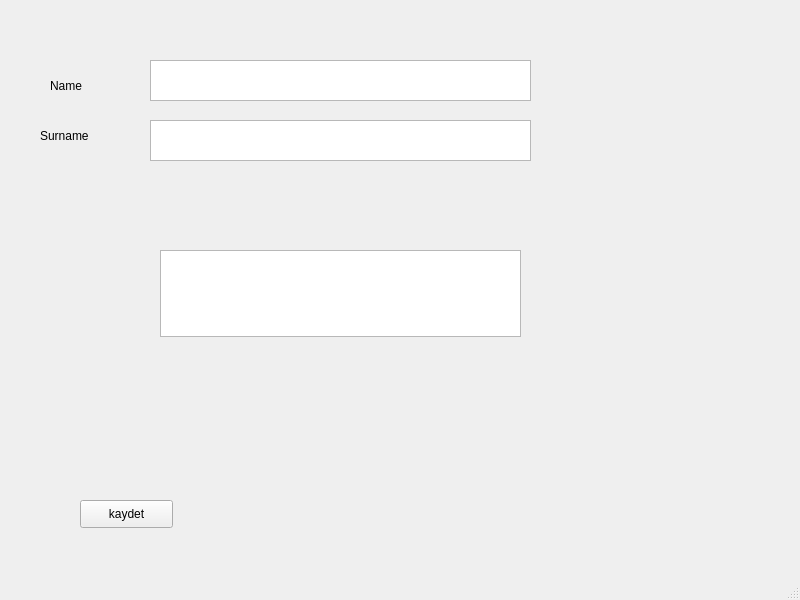
<?xml version="1.0" encoding="UTF-8"?>
<ui version="4.0">
 <class>MainWindow</class>
 <widget class="QMainWindow" name="MainWindow">
  <property name="geometry">
   <rect>
    <x>0</x>
    <y>0</y>
    <width>800</width>
    <height>600</height>
   </rect>
  </property>
  <property name="windowTitle">
   <string>MainWindow</string>
  </property>
  <widget class="QWidget" name="centralwidget">
   <widget class="QPushButton" name="kaydetBtn">
    <property name="geometry">
     <rect>
      <x>80</x>
      <y>500</y>
      <width>93</width>
      <height>28</height>
     </rect>
    </property>
    <property name="text">
     <string>kaydet</string>
    </property>
   </widget>
   <widget class="QTextEdit" name="nameTxt">
    <property name="geometry">
     <rect>
      <x>150</x>
      <y>60</y>
      <width>381</width>
      <height>41</height>
     </rect>
    </property>
   </widget>
   <widget class="QTextEdit" name="surnameTxt">
    <property name="geometry">
     <rect>
      <x>150</x>
      <y>120</y>
      <width>381</width>
      <height>41</height>
     </rect>
    </property>
   </widget>
   <widget class="QLabel" name="label">
    <property name="geometry">
     <rect>
      <x>50</x>
      <y>70</y>
      <width>71</width>
      <height>31</height>
     </rect>
    </property>
    <property name="text">
     <string>Name</string>
    </property>
   </widget>
   <widget class="QLabel" name="label_2">
    <property name="geometry">
     <rect>
      <x>40</x>
      <y>120</y>
      <width>71</width>
      <height>31</height>
     </rect>
    </property>
    <property name="text">
     <string>Surname</string>
    </property>
   </widget>
   <widget class="QTextEdit" name="resultTxt">
    <property name="geometry">
     <rect>
      <x>160</x>
      <y>250</y>
      <width>361</width>
      <height>87</height>
     </rect>
    </property>
   </widget>
  </widget>
  <widget class="QMenuBar" name="menubar">
   <property name="geometry">
    <rect>
     <x>0</x>
     <y>0</y>
     <width>800</width>
     <height>26</height>
    </rect>
   </property>
  </widget>
  <widget class="QStatusBar" name="statusbar"/>
 </widget>
 <resources/>
 <connections/>
</ui>
